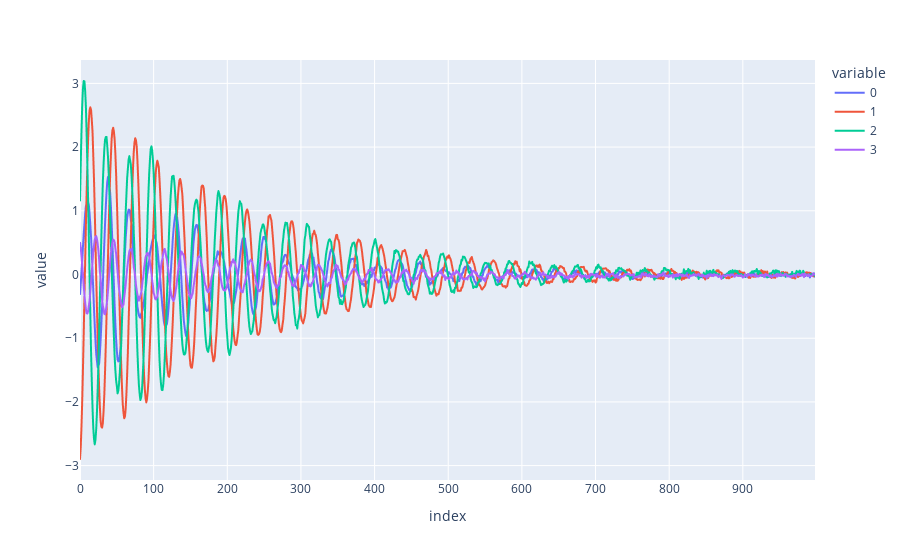

The code cell stored with this chart in its notebook:
### Code cell
px.line(torch.stack(X2_hat).squeeze())

### Figure 1 — Plotly figure (JSON) as saved in the notebook; plotly's stock layout.template omitted (floating-point values rounded to 4 significant figures; data arrays with more than 128 entries replaced by an {"elided": "..."} marker saying what was removed)
{"data": [{"hovertemplate": "variable=0<br>index=%{x}<br>value=%{y}<extra></extra>", "legendgroup": "0", "line": {"color": "#636efa", "dash": "solid"}, "marker": {"symbol": "circle"}, "mode": "lines", "name": "0", "showlegend": true, "type": "scattergl", "x": {"elided": "999 int values"}, "xaxis": "x", "y": {"elided": "999 float values"}, "yaxis": "y"}, {"hovertemplate": "variable=1<br>index=%{x}<br>value=%{y}<extra></extra>", "legendgroup": "1", "line": {"color": "#EF553B", "dash": "solid"}, "marker": {"symbol": "circle"}, "mode": "lines", "name": "1", "showlegend": true, "type": "scattergl", "x": {"elided": "999 int values"}, "xaxis": "x", "y": {"elided": "999 float values"}, "yaxis": "y"}, {"hovertemplate": "variable=2<br>index=%{x}<br>value=%{y}<extra></extra>", "legendgroup": "2", "line": {"color": "#00cc96", "dash": "solid"}, "marker": {"symbol": "circle"}, "mode": "lines", "name": "2", "showlegend": true, "type": "scattergl", "x": {"elided": "999 int values"}, "xaxis": "x", "y": {"elided": "999 float values"}, "yaxis": "y"}, {"hovertemplate": "variable=3<br>index=%{x}<br>value=%{y}<extra></extra>", "legendgroup": "3", "line": {"color": "#ab63fa", "dash": "solid"}, "marker": {"symbol": "circle"}, "mode": "lines", "name": "3", "showlegend": true, "type": "scattergl", "x": {"elided": "999 int values"}, "xaxis": "x", "y": {"elided": "999 float values"}, "yaxis": "y"}], "layout": {"legend": {"title": {"text": "variable"}, "tracegroupgap": 0}, "margin": {"t": 60}, "xaxis": {"anchor": "y", "domain": [0, 1], "title": {"text": "index"}}, "yaxis": {"anchor": "x", "domain": [0, 1], "title": {"text": "value"}}}}
